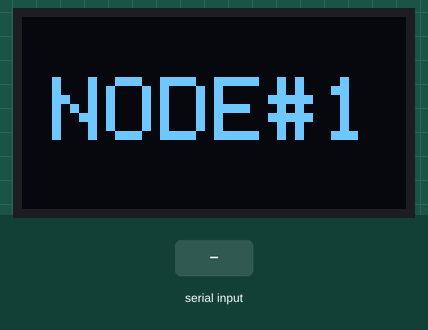
Simulated run of this sketch. Board: Arduino Uno, built with avr-gcc and run on an emulated ATmega328P. On the bench: 128×64 one-colour display. Inputs (shaded band) come from the test bench. What the sketch prints to the serial monitor is not drawn.

Above: at 1.2 s.
1.3 s: "A" received over Serial
Timing chart, 0 to 4.3 s (numbered marks = the images above; inputs shaded):
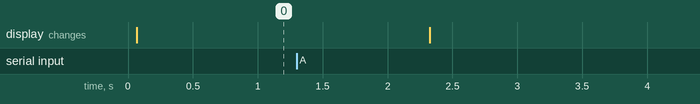

The sketch:

TERMINAL.ino
```cpp
#include <Wire.h>
#include <Wire.h>                   // Include library
#include <SPI.h>
#include <Adafruit_GFX.h>
#include <Adafruit_SSD1306.h>
#include <SoftwareSerial.h>

#define OLED_RESET -1

Adafruit_SSD1306 OLED(OLED_RESET);
SoftwareSerial myNode1(14,2,false,4096);
SoftwareSerial myNode2(13,12,false,4096);

String COMCMD;
int COMINT;

void displayOLED(String MSG)
{
  OLED.clearDisplay();               //Clear display
  OLED.setTextColor(WHITE);          //Set text color
  OLED.setCursor(20,20);               //Set display start position
  OLED.setTextSize(3);               //Set text size x1
  OLED.println( String(MSG));  // Show result value
  OLED.display();
}


void setup() {
 Wire.begin();
 OLED.begin(SSD1306_SWITCHCAPVCC, 0x3C);
 myNode1.begin(115200);
 myNode2.begin(115200);
 delay(10);
 Serial.begin(115200);
 Serial.println("");
 OLED.clearDisplay();
 OLED.setTextColor(WHITE);          //Set text color
 OLED.setCursor(10,20);               //Set display start position
 OLED.setTextSize(3);
 OLED.println("NODE#1");
 OLED.display();
}

void loop() {
  if(Serial.available()>0)
  {
    COMCMD =Serial.readString();
    Serial.flush();
    Serial.println();
  }
  if(COMCMD.indexOf("A")!=-1)
  {

    COMCMD.remove(0,1);
    COMINT=COMCMD.toInt();
    COMINT=COMINT*2;
    COMCMD =String(COMINT);
    Serial.println(COMCMD);
    displayOLED(COMCMD);
    COMCMD = "";
    COMINT = 0;
  }
}
```
